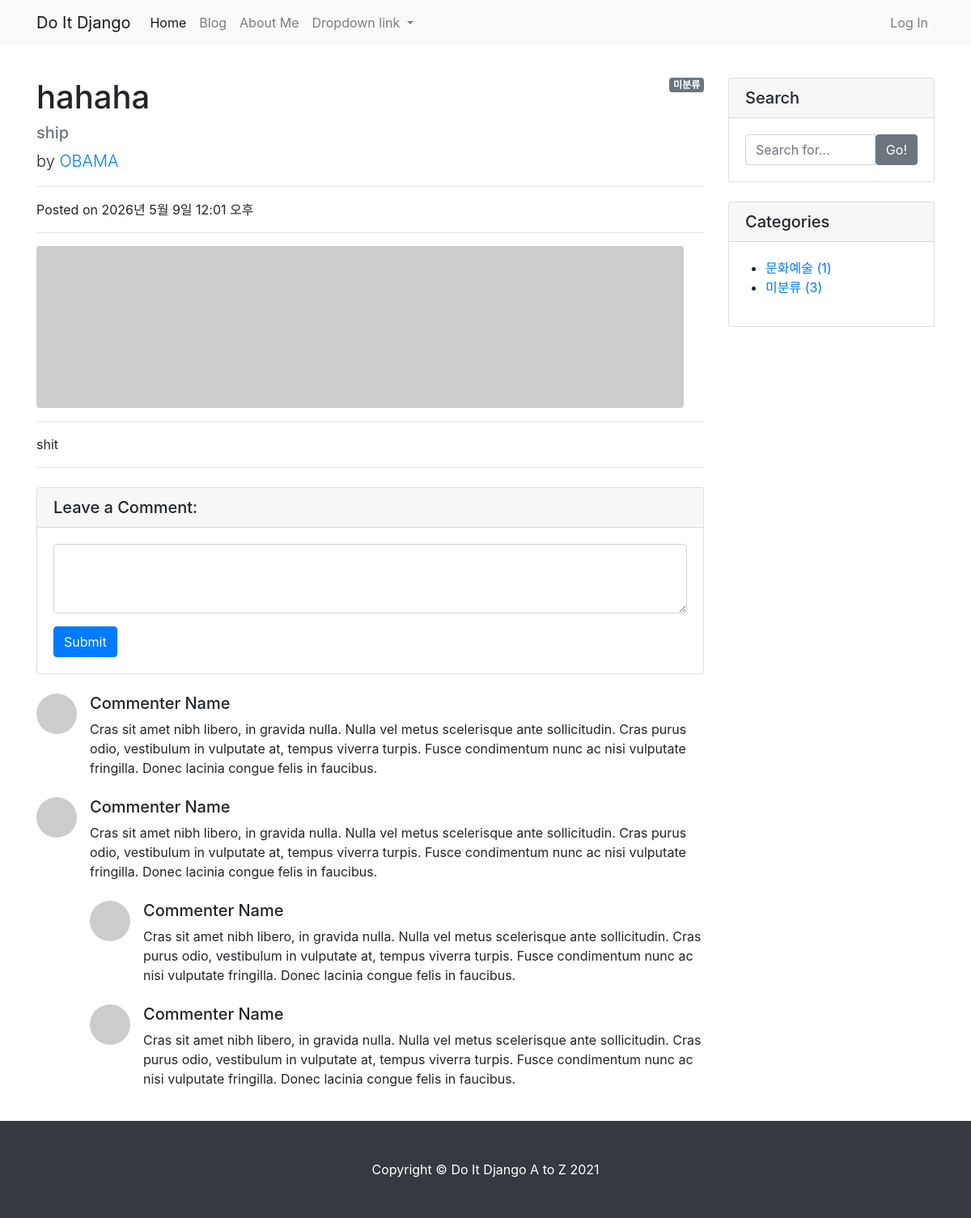
/blog/5/, run on the app's committed database.
### blog/models.py (models this page shows, shortened)
class Post(models.Model):
    title = models.CharField(max_length=30)
    hook_text = models.CharField(max_length=100, blank=True)
    content = models.TextField()
    head_image = models.ImageField(upload_to="blog/images/%Y/%m/%d/", blank=True)
    file_upload = models.FileField(upload_to="blog/files/%Y/%m/%d/", blank=True)
    created_at = models.DateTimeField(auto_now_add=True)
    updated_at = models.DateTimeField(auto_now=True)
    author = models.ForeignKey(User, null=True, on_delete=models.SET_NULL)
    category = models.ForeignKey(Category, null=True, blank=True, on_delete=models.SET_NULL)
    tags = models.ManyToManyField(Tag, blank=True)

class Category(models.Model):
    name = models.CharField(max_length=50, unique=True)
    slug = models.SlugField(max_length=200, unique=True, allow_unicode=True)
    def __str__(self):
        return self.name
    def get_absolute_url(self):
        return f"/blog/category/{self.slug}/"
    class Meta:
        verbose_name_plural = "Categories"

### blog/views.py (the view)
# urls.py: path("<int:pk>/", views.PostDetail.as_view()),
class PostDetail(DetailView):
    model = Post
    def get_context_data(self, **kwargs):
        context = super(PostDetail, self).get_context_data()
        context["categories"] = Category.objects.all()
        context["no_category_post_count"] = Post.objects.filter(category=None).count()
        return context

### blog/templates/blog/post_detail.html (shortened to what this page needs)
{% extends 'blog/base.html' %}
{% block main_area %}
    <div id="post-area">
        {% if post.category %}
            <span class="badge badge-secondary float-right">{{ post.category }}</span>
        {% else %}
            <span class="badge badge-secondary float-right">미분류</span>
        {% endif %}
        <h1 class="mt-4">{{ post.title }}</h1>
        <h5 class="text-muted">{{ post.hook_text }}</h5>
        <p class="lead">
            by
            <a href="#">{{ post.author | upper }}</a>
        </p>
        <hr>
        <p>Posted on {{ post.created_at }}</p>
        <hr>
        {% if post.head_image %}
            <img class="img-fluid rounded" src="{{ post.head_image.url }}" alt="{{ post.title }} head_image">
        {% else %}
            <img class="img-fluid rounded" src="https://picsum.photos/seed/{{ post.id }}/800/200" alt="random_image">
        {% endif %}
        <hr>
        <p>{{ post.content }}</p>
        <hr>
    </div>
    <div id="comment-area">
        <div class="card my-4">
            <h5 class="card-header">Leave a Comment:</h5>
            <div class="card-body">
                <form>
                    <div class="form-group">
                        <textarea class="form-control" rows="3"></textarea>
                    </div>
                    <button type="submit" class="btn btn-primary">Submit</button>
                </form>
            </div>
        </div>
        <div class="media mb-4">
            <img class="d-flex mr-3 rounded-circle" src="http://placehold.it/50x50" alt="">
            <div class="media-body">
                <h5 class="mt-0">Commenter Name</h5>
                Cras sit amet nibh libero, in gravida nulla. Nulla vel metus scelerisque ante sollicitudin. Cras purus odio, vestibulum in vulputate at, tempus viverra turpis. Fusce condimentum nunc ac nisi vulputate fringilla. Donec lacinia congue felis in faucibus.
            </div>
        </div>
        <div class="media mb-4">
            <img class="d-flex mr-3 rounded-circle" src="http://placehold.it/50x50" alt="">
            <div class="media-body">
                <h5 class="mt-0">Commenter Name</h5>
                Cras sit amet nibh libero, in gravida nulla. Nulla vel metus scelerisque ante sollicitudin. Cras purus odio, vestibulum in vulputate at, tempus viverra turpis. Fusce condimentum nunc ac nisi vulputate fringilla. Donec lacinia congue felis in faucibus.
                <div class="media mt-4">
                    <img class="d-flex mr-3 rounded-circle" src="http://placehold.it/50x50" alt="">
                    <div class="media-body">
                        <h5 class="mt-0">Commenter Name</h5>
                        Cras sit amet nibh libero, in gravida nulla. Nulla vel metus scelerisque ante sollicitudin. Cras purus odio, vestibulum in vulputate at, tempus viverra turpis. Fusce condimentum nunc ac nisi vulputate fringilla. Donec lacinia congue felis in faucibus.
                    </div>
                </div>
                <div class="media mt-4">
                    <img class="d-flex mr-3 rounded-circle" src="http://placehold.it/50x50" alt="">
                    <div class="media-body">
                        <h5 class="mt-0">Commenter Name</h5>
                        Cras sit amet nibh libero, in gravida nulla. Nulla vel metus scelerisque ante sollicitudin. Cras purus odio, vestibulum in vulputate at, tempus viverra turpis. Fusce condimentum nunc ac nisi vulputate fringilla. Donec lacinia congue felis in faucibus.
                    </div>
                </div>
            </div>
        </div>
    </div>
{% endblock %}

### blog/templates/blog/base.html (shortened to what this page needs)
<!DOCTYPE html>
<html>
{% load static %}
<head>
    <link rel="stylesheet" href="{% static 'blog/bootstrap/bootstrap.min.css' %}" media="screen">
</head>
<body>
{% include 'blog/navbar.html' %}
<div class="container my-3">
    <div class="row">
        <div class="col-md-8 col-lg-9" id="main-area">
            {% block main_area %}
            {% endblock %}
        </div>
        <div class="col-md-4 col-lg-3">
            <div class="card my-4">
                <h5 class="card-header">Search</h5>
                <div class="card-body">
                    <div class="input-group">
                        <input type="text" class="form-control" placeholder="Search for...">
                        <span class="input-group-btn">
                                <button class="btn btn-secondary" type="button">Go!</button>
                            </span>
                    </div>
                </div>
            </div>
            <div class="card my-4" id="categories-card">
                <h5 class="card-header">Categories</h5>
                <div class="card-body">
                    <div class="row">
                        <ul>
                            {% for category in categories %}
                                <li>
                                    <a href="{{ category.get_absolute_url }}">{{ category }} ({{ category.post_set.count }})</a>
                                </li>
                            {% endfor %}
                                <li>
                                    <a href="/blog/category/no_category/">미분류 ({{ no_category_post_count }})</a>
                                </li>
                        </ul>
                    </div>
                </div>
            </div>
        </div>
    </div>
</div>
{% include 'blog/footer.html' %}
</body>
</html>

### data on the page
Post: title "hahaha", hook_text "ship", author "OBAMA", created_at "2026년 5월 9일 12:01 오후", content "shit"
Category: name "문화예술", post_set.count "1"

### other printed values
{{ no_category_post_count }} "3"
